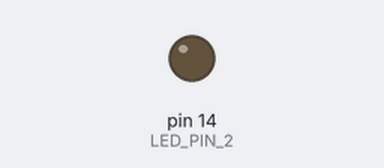
Bench run of a sketch on a simulated Arduino Uno, built with avr-gcc and run on an emulated ATmega328P. Parts: output pins drawn as LEDs (lit = HIGH).

Above: at 0.7 s.
At 4.5 s:
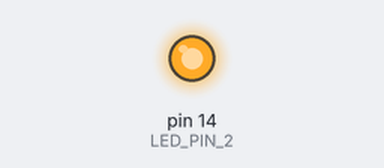
Timing chart, 0 to 8.1 s (numbered marks = the images above):
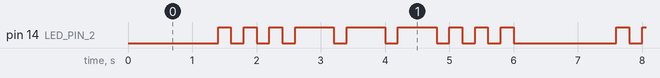

The sketch:

ex03.ino
```cpp
const int LED_PIN_2 = 14;
const unsigned int UNIT = 200; // 时间单位
const int pattern[] = {1, 1, 1,  3, 3, 3,  1, 1, 1};
const int patternLen = sizeof(pattern) / sizeof(pattern[0]);

int step = -1;              // 当前步骤
unsigned long lastTime = 0;
bool isLit = false;         // 当前 LED 状态

void setup() {
  pinMode(LED_PIN_2, OUTPUT);
  digitalWrite(LED_PIN_2, LOW);
}

void loop() {
  unsigned long now = millis();

  // 计算当前步骤应持续的时间
  int duration = 0;

  if (step == -1) {
    // 长停顿阶段
    duration = UNIT * 7;
  } else {
    if (isLit) {
      // 亮灯阶段
      duration = UNIT * pattern[step];
    } else {
      // 灭灯阶段
      duration = UNIT * 1;
    }
  }

  // 时间到，切换状态
  if (now - lastTime >= duration) {
    lastTime = now;

    if (step == -1) {
      // 长停顿结束，开始新序列
      step = 0;
      isLit = true;
      digitalWrite(LED_PIN_2, HIGH);
    } else {
      if (isLit) {
        // 刚亮完，现在熄灭
        isLit = false;
        digitalWrite(LED_PIN_2, LOW);
      } else {
        // 刚灭完，准备下一步
        step++;
        if (step >= patternLen) {
          // 序列结束，进入长停顿
          step = -1;
          isLit = false; // 保持灭
          digitalWrite(LED_PIN_2, LOW);
        } else {
          // 开始下一个亮灯
          isLit = true;
          digitalWrite(LED_PIN_2, HIGH);
        }
      }
    }
  }
}
```

Measured:
- by itself, pin 14 (LED_PIN_2): repeats every 6.2 s: 2 × (LOW 0.20 s, HIGH 0.20 s), 3 × (LOW 0.20 s, HIGH 0.60 s), 3 × (LOW 0.20 s, HIGH 0.20 s), LOW 1.6 s, HIGH 0.20 s
- by itself, everything shown: repeats every 6.2 s, in 18 steps
